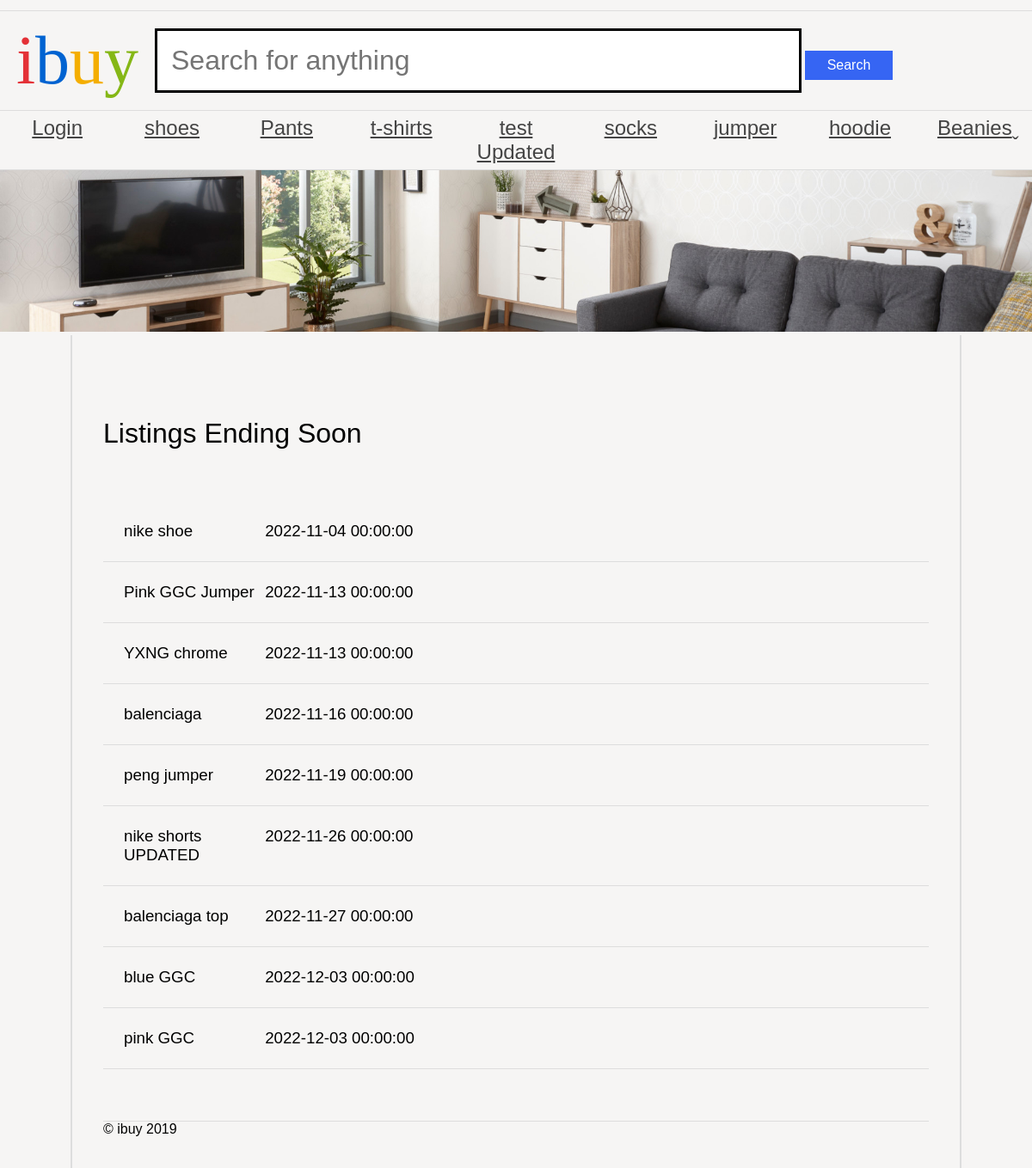
The app's page /as1/public/index.php with its own data.
### tables this page shows
CREATE TABLE `category` (
  `categoryId` int(11) NOT NULL AUTO_INCREMENT,
  `name` varchar(45) DEFAULT NULL,
  PRIMARY KEY (`categoryId`)
);

CREATE TABLE `auction` (
  `auctionId` int(11) NOT NULL AUTO_INCREMENT,
  `title` varchar(45) DEFAULT NULL,
  `description` varchar(45) DEFAULT NULL,
  `categoryId` int(11) DEFAULT NULL,
  `endDate` datetime DEFAULT NULL,
  `auctionAuthorId` int(11) DEFAULT NULL,
  PRIMARY KEY (`auctionId`),
  KEY `categoryId_idx` (`categoryId`),
  KEY `userId_idx` (`auctionAuthorId`),
  CONSTRAINT `auctionAuthorId` FOREIGN KEY (`auctionAuthorId`) REFERENCES `user` (`userId`) ON DELETE NO ACTION ON UPDATE NO ACTION,
  CONSTRAINT `categoryId` FOREIGN KEY (`categoryId`) REFERENCES `category` (`categoryId`) ON DELETE NO ACTION ON UPDATE NO ACTION
);

### as1/public/index.php (the view)
<?php
require 'nav.php';
include 'setup.php';
?>
<?php
    $stmt = $pdo->prepare("SELECT * FROM auction ORDER BY `endDate` ASC LIMIT 10 ");
    $stmt->execute();
    $stmt->fetch();
echo'<h1> Listings Ending Soon </h1>';
echo'<ul class="productList">';
while ($lastTen = $stmt->fetch()){
    echo'<li>';
    echo'<h3>'. $lastTen['title'] . '</h3>';
    echo'<h3>'. $lastTen['endDate'] . '</h3>';
    echo'</li>';
}
echo'</ul>';
?>
<?php
require 'footer.php';
?>

### as1/public/nav.php (shortened to what this page needs)
<?php
include 'setup.php';
$stmt = $pdo->prepare('SELECT categoryId, name FROM category');
$stmt->execute();
?>
<!DOCTYPE html>
<html>
	<head>
		<link rel="stylesheet" href="ibuy.css" />
	</head>
	<body>
		<header>
			<h1><span class="i">i</span><span class="b">b</span><span class="u">u</span><span class="y">y</span></h1>
			<?php
			echo'<form action="search.php?search=" method="GET">
				<input type="text" name="searchSpace" placeholder="Search for anything" />
				<input type="submit" name="submit" value="Search" />
			</form>';
			?>
		</header>
		<nav>
			<ul>
			<li><a href="login.php">Login</a></li>
			<?php
			while($category = $stmt->fetch()) {
			echo '<li><a class="categoryLink" href="category.php?id=' . $category['categoryId'] . '">' . $category['name'] .'</a>';
			};
			?>
			</ul>
		</nav>
		<img src="banners/1.jpg" alt="Banner" />
		<main>

### as1/public/ibuy.css (style rules this page uses)
* { margin: 0; padding: 0; }
body { font-family: 'Oxygen-Regular', sans-serif; background-color: #f6f5f4; max-width: 100vw; overflow-x: hidden; }
h1, h2, h3, h4 { font-weight: normal; }
a, a:visited { color: #444; }
header { margin-top: 1vw; font-family: 'Univers-Light-Normal'; display: grid; grid-template-columns: 15% 85%; align-items: center; padding-top: 1vw; padding-bottom: 1vw; border-top: 1px solid #ddd; border-bottom: 1px solid #ddd; }
header h1 { text-align: center; font-size: 5em; }
form { display: block; }
header form input[type=text] { border: 3px solid black; font-size: 2em; padding: 0.5em; width: 70%; }
body > img { width: 100vw; }
header form input[type=submit] { background-color: #3665f3; color: white; width: 10%; font-size: 1em; padding: 0.5em; cursor: pointer; border: 0; }
header .i { color: #e43137; }
header .b { color: #0063d1; }
header .u { color: #f4ae01; }
header .y { color: #85b716; }
body > nav { border-bottom: 1px solid #ddd; }
body > nav ul li:last-child a:after { content: 'ˬ'; position: absolute; }
body > nav ul { display: flex; width: 100vw; list-style-type: none; }
body > nav ul li { flex: 1; }
body > nav ul li a { display: block; text-align: center; padding-top: 0.5vw; padding-bottom: 0.5vw; font-size: 1.5em; }
.productList { list-style-type: none; }
.productList li { padding: 2vw; border-bottom: 1px solid #ddd; display: grid; grid-template-columns: 18% 80%; }
main { padding: 3vw; display: block; overflow: hidden; width: 80vw; margin: auto; border-left: 2px solid #ddd; border-right: 2px solid #ddd; }
main h1 { margin-top: 5vw; margin-bottom: 5vw; }

### records on screen
category: name "shoes"
category: name "Pants"
category: name "t-shirts"
category: name "test Updated"
category: name "socks"
category: name "jumper"
category: name "hoodie"
category: name "Beanies"
auction: title "nike shoe", endDate "2022-11-04 00:00:00"
auction: title "Pink GGC Jumper", endDate "2022-11-13 00:00:00"
auction: title "YXNG chrome", endDate "2022-11-13 00:00:00"
auction: title "balenciaga", endDate "2022-11-16 00:00:00"
auction: title "peng jumper", endDate "2022-11-19 00:00:00"
auction: title "nike shorts UPDATED", endDate "2022-11-26 00:00:00"
auction: title "balenciaga top", endDate "2022-11-27 00:00:00"
auction: title "blue GGC", endDate "2022-12-03 00:00:00"
auction: title "pink GGC", endDate "2022-12-03 00:00:00"
